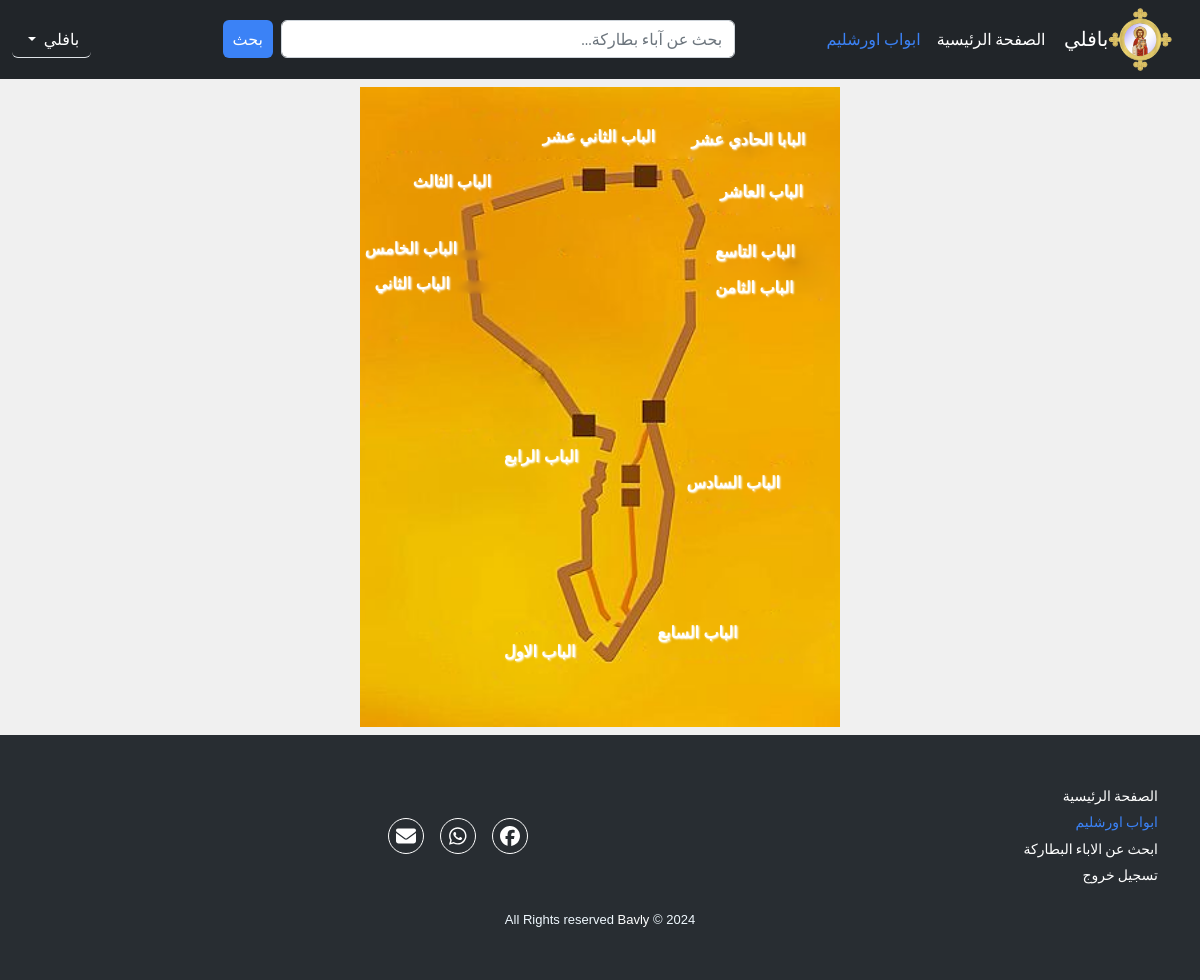
The app's page /gates-jerusalem.php (signed in), older data.
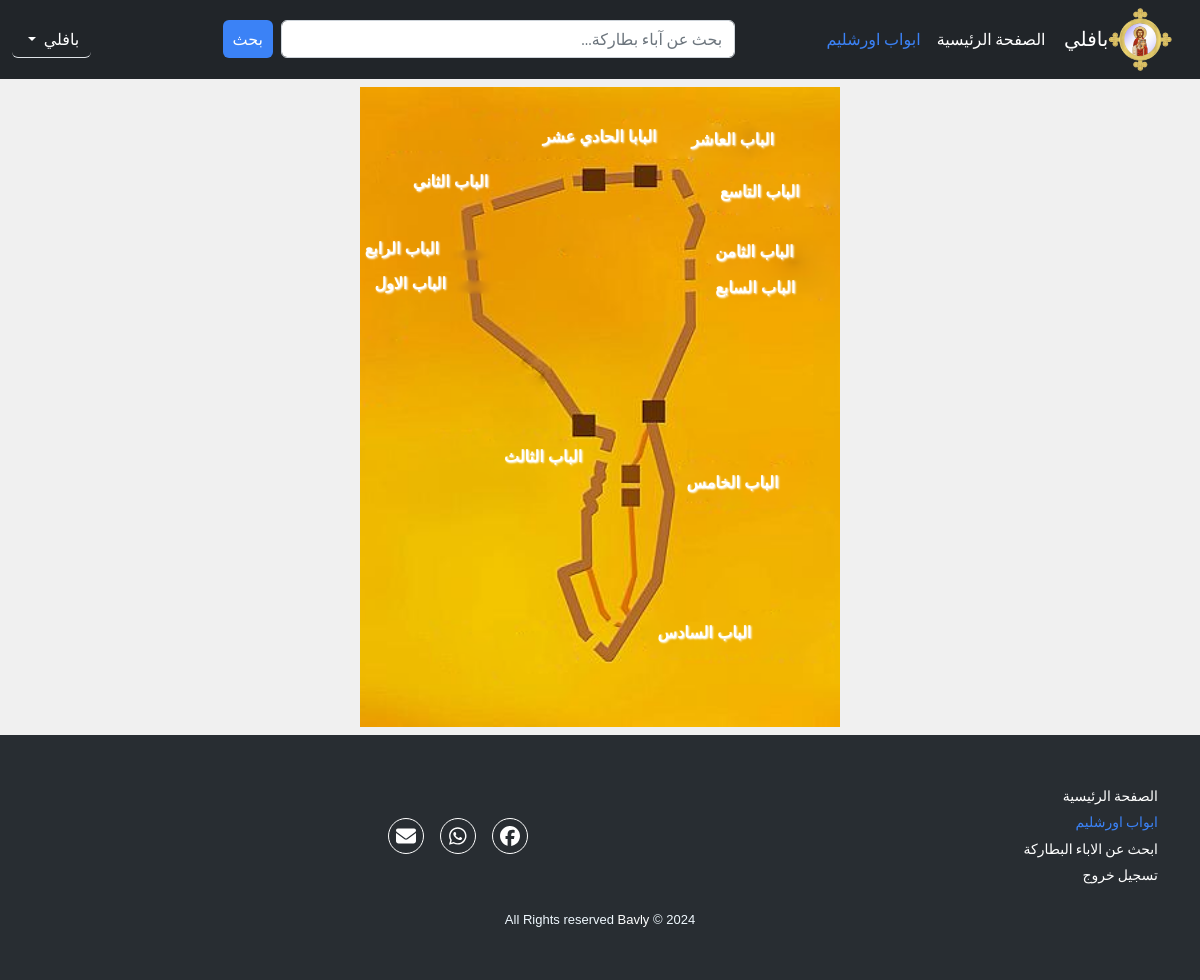
The same page, newer data.
### tables this page shows
CREATE TABLE `gates` (
  `id` int(11) NOT NULL,
  `name` varchar(255) NOT NULL,
  `text` varchar(255) NOT NULL
);

### gates-jerusalem.php (the view, shortened to what this page needs)
<?php
if (isset($_SESSION['username'])) {
    require_once "./includes/layout/header.php";
    require_once "./includes/layout/nav.php";
    require_once 'connect.php';
    $query = "SELECT * FROM gates ORDER BY id desc";
    $stmt = $pdo->query($query);
    $row_count = $stmt->rowCount();
?>
    <?php
    if ($row_count != 0) {
    ?>
        <div class="map-container m-auto my-2">
            <?php
            while ($row = $stmt->fetch(PDO::FETCH_ASSOC)) {
            ?>
                <div class="gate "><a href="details.php?gates-jerusalem-Id=<?php echo $row['id']; ?>" class=""><?php echo $row['name']; ?></a></div>
            <?php
            }
            ?>
        </div>
    <?php } ?>
<?php } else {
    header('location: login.php');
    exit();
} ?>
<?php require_once './includes/layout/footer.php'; ?>

### includes/layout/header.php (shortened to what this page needs)
<?php
$protocol = ((!empty($_SERVER['HTTPS']) && $_SERVER['HTTPS'] != 'off') || $_SERVER['SERVER_PORT'] == 443) ? "https://" : "http://";
$currentPageURL = rtrim($protocol . $_SERVER['HTTP_HOST'] . $_SERVER['REQUEST_URI'], '/');
?>
<!DOCTYPE html>
<html lang="ar" dir="rtl">
<head>
    <link rel="stylesheet" href="http://localhost/gates-jerusalem/includes/css/vendor/all.min.css">
    <link rel="stylesheet" href="https://cdn.jsdelivr.net/npm/bootstrap@5.2.0-beta1/dist/css/bootstrap.rtl.min.css">
    <link rel="stylesheet" href="http://localhost/gates-jerusalem/includes/css/vendor/bootstrap.min.css">
    <link rel="stylesheet" href="http://localhost/gates-jerusalem/includes/css/index.css">
</head>
<body style="overflow-x: hidden;">

### includes/layout/nav.php (shortened to what this page needs)
<?php
$activeHome = $currentPageURL === "http://localhost/gates-jerusalem" || $currentPageURL === "http://localhost/gates-jerusalem/index.php";
$activeContent = $currentPageURL === "http://localhost/gates-jerusalem/gates-jerusalem.php";
$activeSearchPage = $currentPageURL === "http://localhost/gates-jerusalem/search.php";
if (isset($_SESSION['username'])) {
    $name = $_SESSION['fullname'] ;
    $nameArray = explode(" ", $name );
    $nameuser = $nameArray[0];
}
?>
<nav class="navbar navbar-expand-lg bg-dark">
    <div class="container-fluid">
        <a class="navbar-brand text-white d-flex align-items-center link-gates-jerusalem" href="index.php">
            <img src="http://localhost/gates-jerusalem/media/img/logo.png" class="logo-gates-jerusalem" alt="logo-gates-jerusalem">
            بافلي
        </a>
        <div class="collapse navbar-collapse" id="mobileNav">
            <ul class="navbar-nav mb-2 mb-lg-0">
                <li class="nav-item">
                    <a class="nav-link text-white <?php echo $activeHome ? 'nav-active-link' : '' ?>" href="index.php">الصفحة الرئيسية</a>
                </li>
                <li class="nav-item">
                    <a class="nav-link text-white <?php echo $activeContent ? 'nav-active-link' : '' ?>" href="gates-jerusalem.php">ابواب اورشليم</a>
                </li>
            </ul>
                <form class="d-flex me-auto ms-0 search-form" method="GET" action="search.php">
                    <input id="search-input" class="form-control me-2" value="<?php echo $_GET["search"] ?? '' ?>" type="search" placeholder="بحث عن آباء بطاركة..." name="search">
                    <button class="search-btn" type="submit">بحث</button>
                </form>
            <?php
                if (isset($_SESSION['username'])) {?>
                    <div class="d-flex me-auto ms-0 button-nav-name" style="font-weight: 300; flex-basis: 13%;  flex-direction: row-reverse;">
                        <div class="dropdown">
                            <button class="  btn btn-secondary dropdown-toggle bg-transparent border border-0 border-bottom" type="button" data-bs-toggle="dropdown" aria-expanded="false" >
                                <?php echo $nameuser; ?>
                            </button>
                        </div>
                    </div>
            <?php } ?>
        </div>
    </div>
</nav>

### includes/layout/footer.php (shortened to what this page needs)
    <footer>
        <div class="container">
            <div class="row">
                <div class="col-sm-6 col-md-3 links">
                    <ul>
                        <li><a href="index.php" class="font-footer <?php echo $activeHome ? 'nav-active-link' : '' ?>">الصفحة الرئيسية</a></li>
                        <li><a href="gates-jerusalem.php" class="font-footer <?php echo $activeContent ? 'nav-active-link' : '' ?>">ابواب اورشليم</a></li>
                        <li><a href="search.php" class="font-footer <?php echo $activeSearchPage ? 'nav-active-link' : '' ?>">ابحث عن الاباء البطاركة</a></li>
                        <?php if (!isset($_SESSION['username'])) {?>
                            <li><a class="nav-link text-white <?php echo $activelogin ? 'nav-active-link' : '' ?> font-footer" href="login.php">تسجيل الدخول</a></li>
                            <li><a href="#" class="font-footer">انشاء حساب</a></li>
                        <?php }else{?>
                            <li><a href="logout.php" class="font-footer">تسجيل خروج</a></li>
                        <?php }?>
                    </ul>
                </div>
                <div class="col social-links">
                    <a href="https://www.facebook.com/profile.php?id=61561516863128"><i class="fab fa-facebook"></i></a>
                    <a href="https://api.whatsapp.com/send?phone=201063325054 "><i class="fab fa-whatsapp"></i></a>
                    <a href="mailto:bavlywagih696@gmail.com"><i class="fa fa-envelope"></i></a>
                </div>
            </div>
            <p class="copyright">All Rights reserved <a href="https://www.facebook.com/profile.php?id=61561516863128">Bavly</a> © 2024</p>
        </div>
    </footer>
</body>
</html>

### includes/css/global.css (style rules this page uses)
:root { --main-color: #3b82f6; --secondary-color: #2563eb; --light-color: #60a5fa; }
body { font-family: 'Cairo', sans-serif; overflow: hidden; }
a { color: #fff; text-decoration: none; }

### includes/css/layouts/nav.css (style rules this page uses)
.navbar { font-family: 'Cairo', sans-serif; direction: rtl; position: sticky; top: 0; z-index: 10; }
.search-btn { border-radius: 6px; border: none; background: var(--main-color); color: #fff; }
.search-form { flex-basis: 50%; }
.search-form input[type="search"] { flex-basis: 90%; }
.search-form .search-btn { flex-basis: 10%; }
.navbar a:hover, .navbar-nav .nav-active-link, .navbar-nav .nav-active-link:hover { color: var(--main-color) !important; }
.logo-gates-jerusalem { width: 7%; }
.link-gates-jerusalem { margin-left: -790px; padding: 0; }

### includes/css/layouts/footer.css (style rules this page uses)
footer { padding: 50px 0; color: #f0f9ff; background-color: #282d32; }
footer ul { display: flex; flex-direction: column; gap: 0.25rem; padding: 0; list-style: none; line-height: 1.6; font-size: 14px; margin-bottom: 0; }
footer .social-links { text-align: center; display: flex; flex-direction: row; align-items: center; justify-content: center; gap: 1rem; }
footer .social-links a { display: inline-block; text-align: center; border-radius: 50%; font-size: 20px; width: 36px; height: 36px; line-height: 36px; border: 1px solid white; color: #fff; }
footer .copyright { text-align: center; padding-top: 24px; font-size: 13px; margin-bottom: 0; }

### includes/css/pages/login.css (style rules this page uses)
* { margin: 0; padding: 0; box-sizing: border-box; }
body { font-family: 'Changa', sans-serif; }

### gates-jerusalem.php (style rules this page uses)
body { justify-content: center; align-items: center; height: 100vh; margin: 0; background-color: #f0f0f0; }
.map-container { position: relative; width: 480px; height: 640px; background-image: url('media/img/map.png'); background-size: cover; background-position: center; }
.gate { position: absolute; color: #000; font-weight: bold; cursor: pointer; text-shadow: 1px 1px 2px #fff; }
.map-container .gate:nth-child(1) { top: 6%; left: 38%; }
.map-container .gate:nth-child(2) { top: 6.5%; left: 69%; }
.map-container .gate:nth-child(3) { top: 14.5%; left: 75%; }
.map-container .gate:nth-child(4) { top: 24%; left: 74%; }
.map-container .gate:nth-child(5) { top: 29.5%; left: 74%; }
.map-container .gate:nth-child(6) { top: 83.5%; left: 62%; }
.map-container .gate:nth-child(7) { top: 60%; left: 68%; }
.map-container .gate:nth-child(8) { top: 23.5%; left: 1%; }
.map-container .gate:nth-child(9) { top: 56%; left: 30%; }
.map-container .gate:nth-child(10) { top: 13%; left: 11%; }
.map-container .gate:nth-child(11) { top: 29%; left: 3%; }
.map-container .gate:nth-child(12) { top: 86.5%; left: 30%; }

### includes/layout/footer.php (style rules this page uses)
.nav-active-link { color: var(--main-color) !important; }
.font-footer { font-family: 'Cairo', sans-serif; }

Row changes from the older to the newer data that the page shows:
removed gates: name "الباب الثاني عشر"
